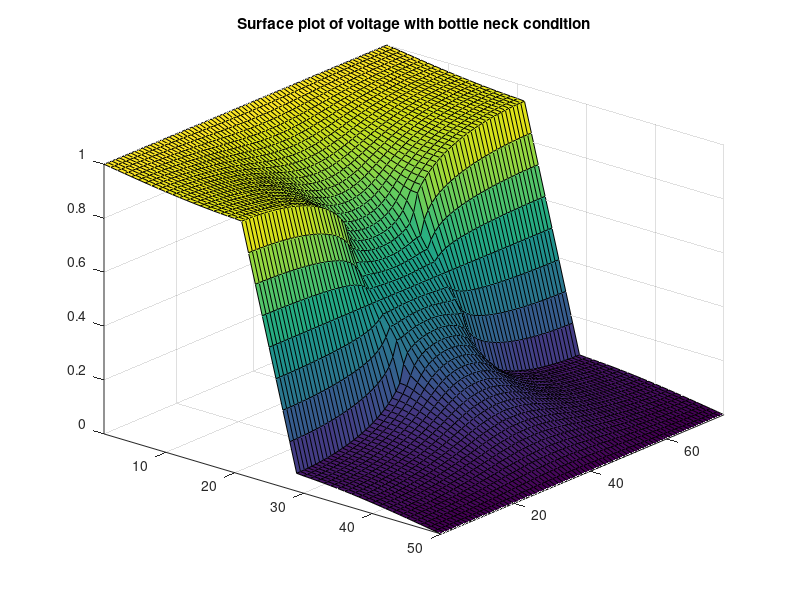
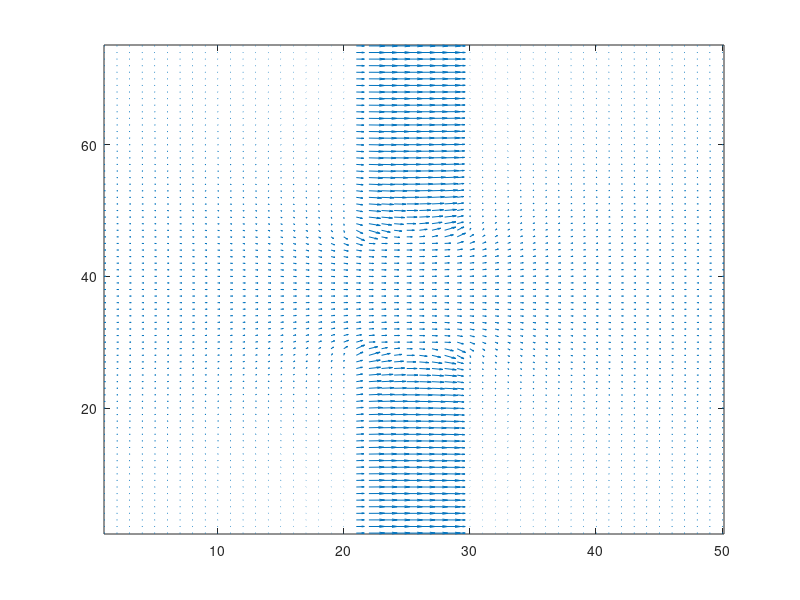

MATLAB code for these plots, in order:
%% Part 2(a)
% In part 2(a), we are now trying to model the current flow in the region
% with a bottle neck added.

% Reset Everything
close all
clear

% Setting variables
nx = 50;                % Length of the region
ny = nx*3/2;            % Width of the region, 3/2 of length
G = sparse(nx*ny);      % Initialize a G matrix
D = zeros(1, nx*ny);    % Initialize a matrix for G matrix operation
S = zeros(ny, nx);      % Initialize a matrix for sigma
sigma1 = .01;             % Setting up parameter of sigma in different region
sigma2 = 1;
box = [nx*2/5 nx*3/5 ny*2/5 ny*3/5]; % Setting up the bottle neck

%Sigma matrix setup
sigma = zeros(nx, ny);
for i = 1:nx
    for j = 1:ny
        if i > box(1) && i < box(2) && (j < box(3)||j > box(4))
            sigma(i, j) = sigma1;
        else
            sigma(i, j) = sigma2;
        end
    end
end

% Implement the G matrix with the bottle neck condition in the region
for i = 1:nx
    for j = 1:ny
        
        n = j + (i-1)*ny;
        nip = j + (i+1-1)*ny;
        nim = j + (i-1-1)*ny;
        njp = j + 1 + (i-1)*ny;
        njm = j - 1 + (i-1)*ny;
        
        if i == 1
            G(n, :) = 0;
            G(n, n) = 1;
            D(n) = 1;
        elseif i == nx
            G(n, :) = 0;
            G(n, n) = 1;
            D(n) = 0;
        elseif j == 1
            G(n, nip) = (sigma(i+1, j) + sigma(i,j))/2;
            G(n, nim) = (sigma(i-1, j) + sigma(i,j))/2;
            G(n, njp) = (sigma(i, j+1) + sigma(i,j))/2;            
            G(n, n) = -(G(n,nip)+G(n,nim)+G(n,njp));
        elseif j == ny
            G(n, nip) = (sigma(i+1, j) + sigma(i,j))/2;
            G(n, nim) = (sigma(i-1, j) + sigma(i,j))/2;
            G(n, njm) = (sigma(i, j-1) + sigma(i,j))/2;
            G(n, n) = -(G(n,nip)+G(n,nim)+G(n,njm));
        else
            G(n, nip) = (sigma(i+1, j) + sigma(i,j))/2;
            G(n, nim) = (sigma(i-1, j) + sigma(i,j))/2;
            G(n, njp) = (sigma(i, j+1) + sigma(i,j))/2;
            G(n, njm) = (sigma(i, j-1) + sigma(i,j))/2;
            G(n, n) = -(G(n,nip)+G(n,nim)+G(n,njp)+G(n,njm));
        end
    end
end

% % Creating a surface plot for sigma
% figure(1)
% surf(sigma);
% axis tight
% view([40 30]);
% title("Surface plot of sigma")

% Calculating the voltage
V = G\D';

% Inverting the G matrix
X = zeros(ny, nx, 1);
for i = 1:nx
    for j = 1:ny
        n = j + (i-1)*ny;
        X(j,i) = V(n);
    end
end

% Creating a surface plot for voltage
figure(1)
surf(X)
axis tight
view([40 30]);
title("Surface plot of voltage with bottle neck condition")

% Calculating the electric field from voltage
[Ex, Ey] = gradient(X);
% 
% % Creating surface plots for x and y component for electric field
% figure(3)
% surf(-Ex)
% axis tight
% view([40 30]);
% title("Surface plot of x-component of electric field")
% 
% figure(4)
% surf(-Ey)
% axis tight
% view([40 30]);
% title("Surface plot of y-component of electric field")
% 
% % Calculating the current density
% Jx = sigma'.*-Ex;
% Jy = sigma'.*-Ey;
% J = sqrt(Jx.^2 + Jy.^2);
% 
% % Creating a surface plot for the current density
% figure(5)
% surf(J)
% axis tight
% view([40 30]);
% title("Surface plot of current density")

% Vector plot of electric field
figure(2)
quiver(-Ex, -Ey);
axis tight